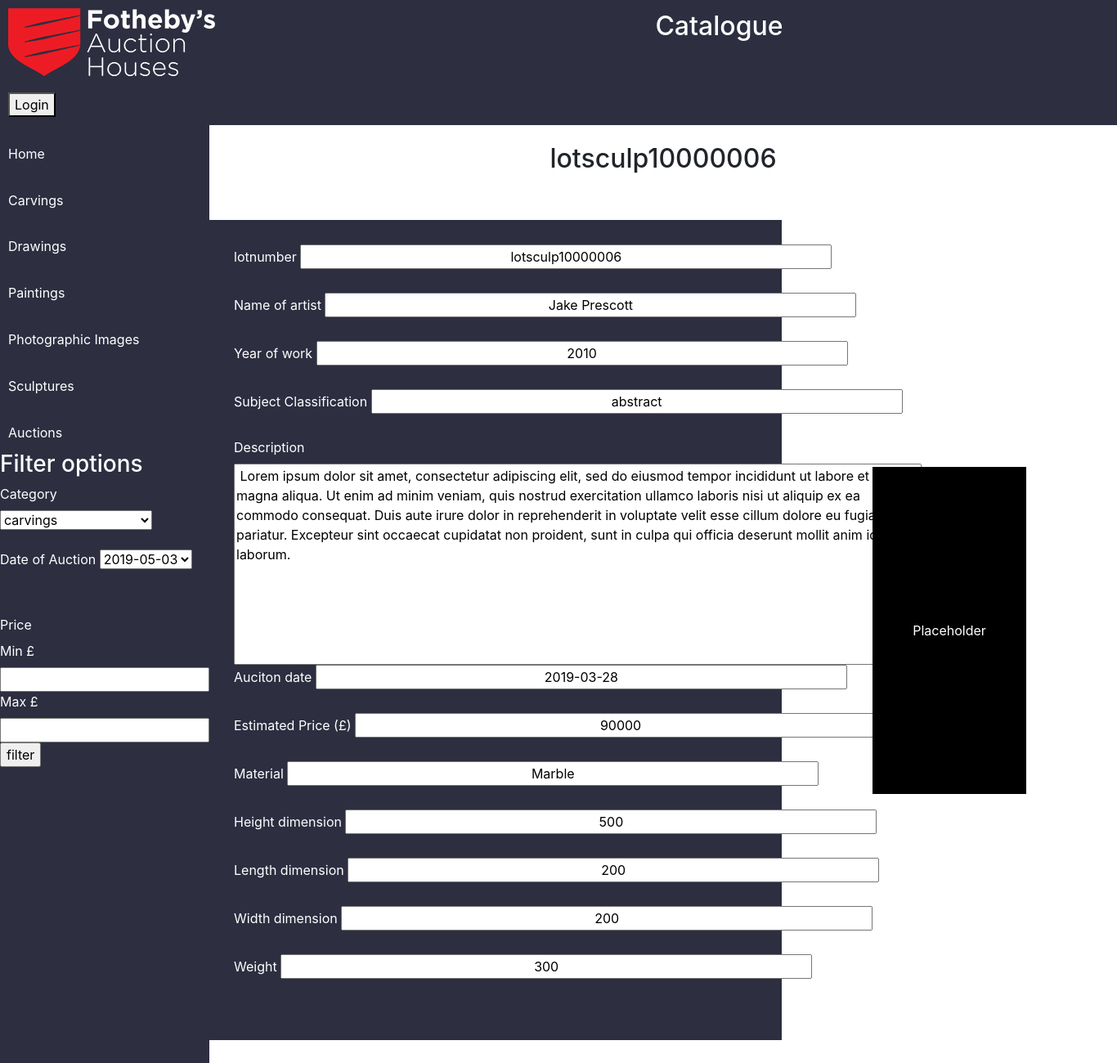
Page /default/public/auctionlotshowsculp.php?id=10000006 on the committed database.
### tables this page shows
CREATE TABLE `sculptures` (
  `idsculptures` int(11) NOT NULL AUTO_INCREMENT,
  `lotnumber` varchar(45) NOT NULL DEFAULT 'lotsculp',
  `name_of_artist` varchar(45) DEFAULT NULL,
  `year_of_work` varchar(45) DEFAULT NULL,
  `subject_classification` varchar(45) DEFAULT NULL,
  `description` varchar(500) DEFAULT NULL,
  `auction_date` varchar(45) DEFAULT NULL,
  `estimated_price` varchar(45) DEFAULT NULL,
  `material` varchar(45) DEFAULT NULL,
  `height_dimension` varchar(45) DEFAULT NULL,
  `width_dimension` varchar(45) DEFAULT NULL,
  `length_dimension` varchar(45) DEFAULT NULL,
  `weight` varchar(45) DEFAULT NULL,
  `Auction` varchar(45) DEFAULT NULL,
  `status` varchar(45) DEFAULT NULL,
  `category` varchar(45) DEFAULT NULL,
  `sold_for` varchar(45) DEFAULT NULL,
  `commision_price` varchar(45) DEFAULT NULL,
  PRIMARY KEY (`idsculptures`,`lotnumber`)
);

### default/public/auctionlotshowsculp.php (the view, shortened to what this page needs)
<?php
require 'headers/publicheader.php';
   $sculpture= $pdo->query('SELECT * FROM sculptures WHERE idsculptures= '. $_GET['id'])->fetch()  ;
?>
<h2><?php echo $sculpture['lotnumber'] . $sculpture['idsculptures']; ?></h2>
<div class="con">
<div class="formadd">
<form action="" method="POST" >
          <label>lotnumber</label>
          <input readonly="readonly"  type="text" name="lotnumber" value="<?php echo $sculpture['lotnumber']. $sculpture['idsculptures']; ?>" /><br /><br />
          <label>Name of artist</label>
          <input readonly="readonly" type="text" name="name_of_artist" value="<?php echo $sculpture['name_of_artist']; ?>" /><br /><br />
          <label>Year of work</label>
          <input readonly="readonly" type="text" name="year_of_work" value="<?php echo $sculpture['year_of_work']; ?>" /><br /><br />
          <label>Subject Classification</label>
          <input readonly="readonly" type="text" name="subject_classification" value="<?php echo $sculpture['subject_classification']; ?>" /><br /><br />
          <label>Description</label>
                    <textarea rows="10" cols="80" readonly name="description"> <?php echo $sculpture['description']; ?></textarea>
          <label>Auciton date</label>
          <input readonly="readonly" type="text" name="auction_date" value="<?php echo $sculpture['auction_date']; ?>" /><br /><br />
          <label>Estimated Price (£)</label>
          <input readonly="readonly" type="text" name="estimated_price" value="<?php echo $sculpture['estimated_price']; ?>" /><br /><br />
          <label>Material</label>
          <input readonly="readonly" type="text" name="material" value="<?php echo $sculpture['material']; ?>" /><br /><br />
          <label>Height dimension</label>
          <input readonly="readonly" type="text" name="height" value="<?php echo $sculpture['height_dimension']; ?>" /><br /><br />
          <label>Length dimension</label>
          <input readonly="readonly" type="text" name="length" value="<?php echo $sculpture['length_dimension']; ?>" /><br /><br />
          <label>Width dimension</label>
          <input readonly="readonly" type="text" name="width" value="<?php echo $sculpture['width_dimension']; ?>" /><br /><br />
          <label>Weight</label>
          <input readonly="readonly" type="text" name="weight" value="<?php echo $sculpture['weight']; ?>" /><br /><br />
        </form>
      </div>
        <div class="placehold2">
          Placeholder
        </div>
</div>

### default/public/style.css (style rules this page uses)
html,body { height:100%; margin:0; }
body { width: 100%; height: 100%; }
.formadd { background-color: #2d2e40; color: white; width: 700px; padding: 30px; display: flex; margin-right: 10%; }
.formadd input { width: 650px; justify-content: center; text-align: center; }
.con { display: flex; justify-content: center; align-items: center; margin-top: 5%; }
h2 { margin-top: 2%; text-align: center; }
.placehold2 { width:400px; background-color: black; color: white; display: flex; justify-content: center; align-items: center; height: 400px; margin-right: 10%; }

### rows in the picture
sculptures: lotnumber "lotsculp", idsculptures "10000006", lotnumber "lotsculp10000006", name_of_artist "Jake Prescott", year_of_work "2010", subject_classification "abstract", description "Lorem ipsum dolor sit amet, consectetur adipiscing elit, sed do eiusmod tempor incididunt ut labore et dolore magna aliqua. Ut enim ad minim veniam, quis nostrud exercitation ullamco laboris nisi ut aliquip ex ea commodo consequat. Duis aute irure dolor in reprehenderit in voluptate velit esse cillum dolore eu fugiat nulla pariatur. Excepteur sint occaecat cupidatat non proident, sunt in culpa qui officia deserunt mollit anim id est laborum.", auction_date "2019-03-28", estimated_price "90000", material "Marble", height "500", length "200", width "200", weight "300"

### other values in the picture
form field date "2019-05-03"
